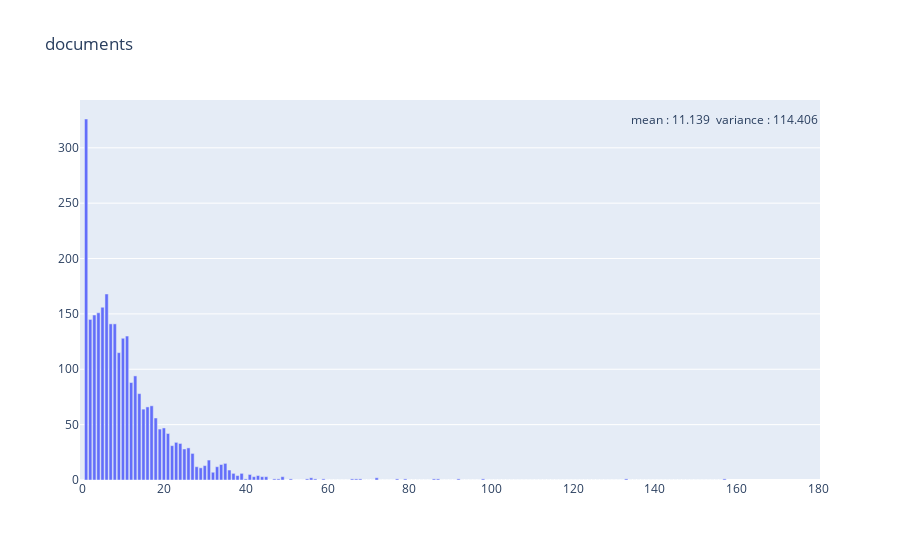
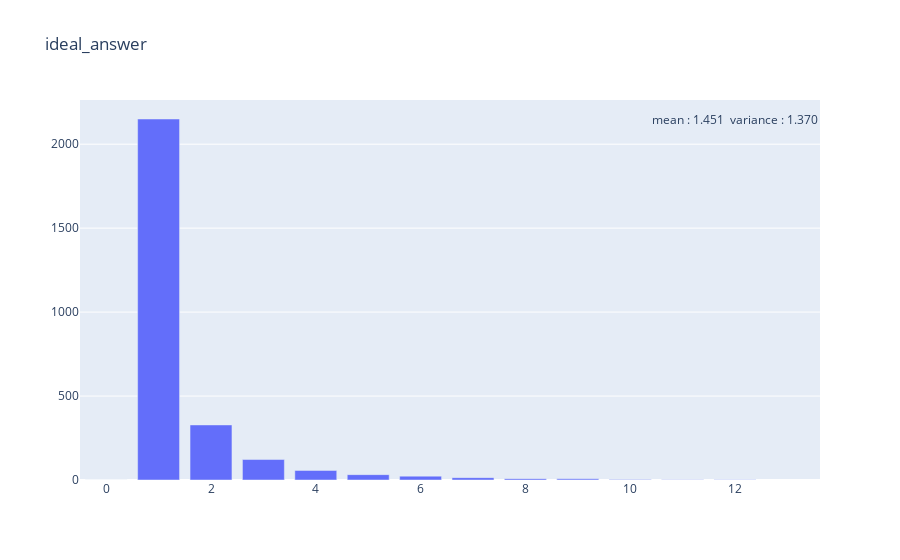
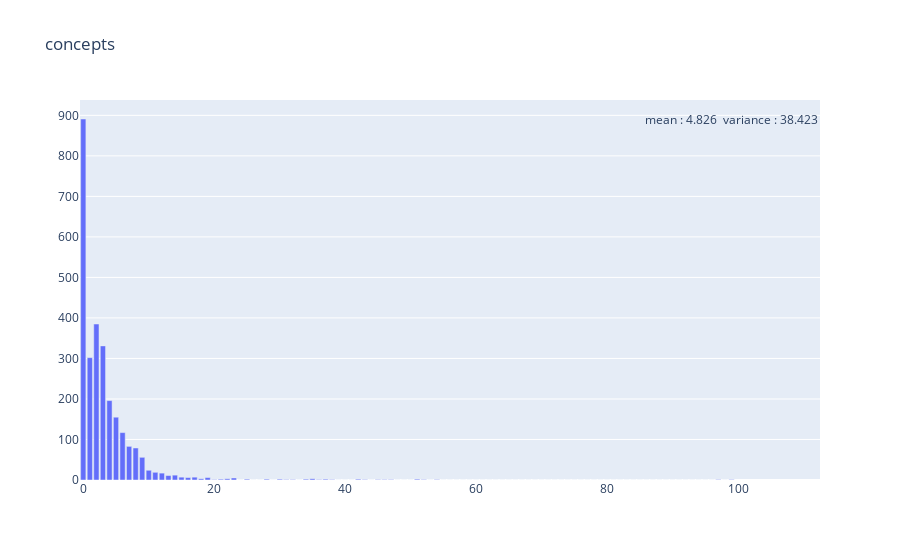
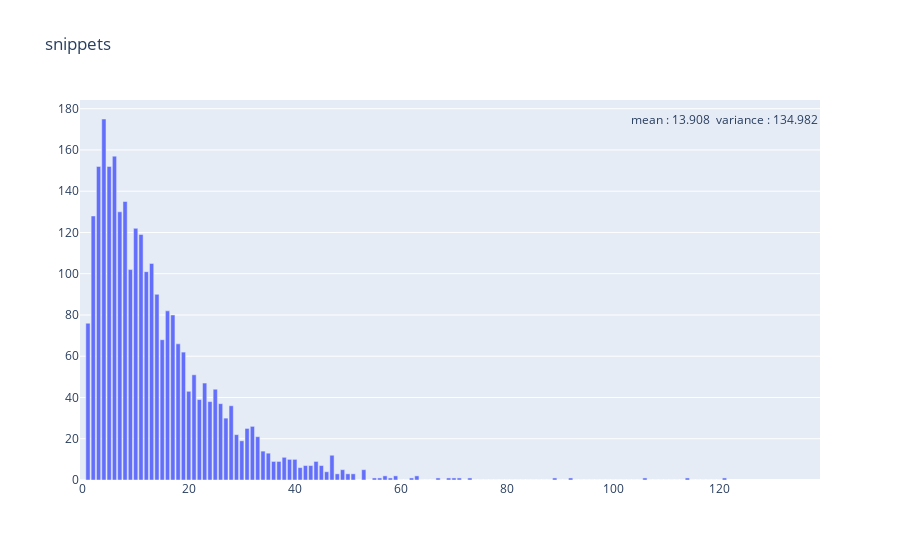

The cell these charts' notebook holds for them, in order:
### Code cell
len_q = len(qas)

for key in distribution.keys() :
    x = np.arange(0, max(distribution[key].keys()) + 1)
    y = [0] * len(x)
    y[0] = len_q - np.sum([distribution[key][idx] for idx in distribution[key].keys()])
    
    raw_list = []
    for idx in distribution[key].keys() :
        y[idx] = distribution[key][idx]
        raw_list += [idx] * y[idx]
    
    mean = np.mean(raw_list)
    var = np.var(raw_list)
    
    layout = go.Layout(
        title=key,
        annotations=[
            go.layout.Annotation(x=max(x), y=max(y), showarrow=False, text="mean : %.3f  variance : %.3f" % (mean, var))
        ]
    )

    fig = go.Figure([go.Bar(x=x, y=y)], layout=layout)

    fig.show()

### Figure 1 — Plotly figure (JSON) as saved in the notebook; plotly's stock layout.template omitted (floating-point values rounded to 4 significant figures; data arrays with more than 128 entries replaced by an {"elided": "..."} marker saying what was removed)
{"data": [{"type": "bar", "x": {"elided": "158 int values"}, "y": {"elided": "158 int values"}}], "layout": {"annotations": [{"showarrow": false, "text": "mean : 11.139  variance : 114.406", "x": 157, "y": 326}], "title": {"text": "documents"}}}

### Figure 2 — Plotly figure (JSON) as saved in the notebook; plotly's stock layout.template omitted (floating-point values rounded to 4 significant figures)
{"data": [{"type": "bar", "x": [0, 1, 2, 3, 4, 5, 6, 7, 8, 9, 10, 11, 12], "y": [0, 2150, 328, 122, 57, 32, 23, 14, 8, 7, 3, 2, 1]}], "layout": {"annotations": [{"showarrow": false, "text": "mean : 1.451  variance : 1.370", "x": 12, "y": 2150}], "title": {"text": "ideal_answer"}}}

### Figure 3 — Plotly figure (JSON) as saved in the notebook; plotly's stock layout.template omitted (floating-point values rounded to 4 significant figures)
{"data": [{"type": "bar", "x": [0, 1, 2, 3, 4, 5, 6, 7, 8, 9, 10, 11, 12, 13, 14, 15, 16, 17, 18, 19, 20, 21, 22, 23, 24, 25, 26, 27, 28, 29, 30, 31, 32, 33, 34, 35, 36, 37, 38, 39, 40, 41, 42, 43, 44, 45, 46, 47, 48, 49, 50, 51, 52, 53, 54, 55, 56, 57, 58, 59, 60, 61, 62, 63, 64, 65, 66, 67, 68, 69, 70, 71, 72, 73, 74, 75, 76, 77, 78, 79, 80, 81, 82, 83, 84, 85, 86, 87, 88, 89, 90, 91, 92, 93, 94, 95, 96, 97, 98, 99], "y": [891, 302, 385, 331, 196, 155, 117, 83, 79, 56, 24, 19, 17, 11, 12, 7, 6, 7, 3, 6, 1, 2, 3, 5, 0, 2, 0, 0, 2, 0, 2, 1, 1, 0, 2, 3, 1, 2, 1, 0, 0, 0, 2, 1, 0, 1, 1, 1, 0, 0, 0, 2, 1, 0, 1, 0, 0, 0, 0, 0, 0, 0, 0, 0, 0, 0, 0, 0, 0, 0, 0, 0, 0, 0, 0, 0, 0, 0, 0, 0, 0, 0, 0, 0, 0, 0, 0, 0, 0, 0, 0, 0, 0, 0, 0, 0, 0, 1, 0, 1]}], "layout": {"annotations": [{"showarrow": false, "text": "mean : 4.826  variance : 38.423", "x": 99, "y": 891}], "title": {"text": "concepts"}}}

### Figure 4 — Plotly figure (JSON) as saved in the notebook; plotly's stock layout.template omitted (floating-point values rounded to 4 significant figures)
{"data": [{"type": "bar", "x": [0, 1, 2, 3, 4, 5, 6, 7, 8, 9, 10, 11, 12, 13, 14, 15, 16, 17, 18, 19, 20, 21, 22, 23, 24, 25, 26, 27, 28, 29, 30, 31, 32, 33, 34, 35, 36, 37, 38, 39, 40, 41, 42, 43, 44, 45, 46, 47, 48, 49, 50, 51, 52, 53, 54, 55, 56, 57, 58, 59, 60, 61, 62, 63, 64, 65, 66, 67, 68, 69, 70, 71, 72, 73, 74, 75, 76, 77, 78, 79, 80, 81, 82, 83, 84, 85, 86, 87, 88, 89, 90, 91, 92, 93, 94, 95, 96, 97, 98, 99, 100, 101, 102, 103, 104, 105, 106, 107, 108, 109, 110, 111, 112, 113, 114, 115, 116, 117, 118, 119, 120, 121], "y": [0, 76, 128, 152, 175, 152, 157, 130, 135, 102, 122, 119, 101, 105, 90, 68, 82, 80, 66, 62, 43, 51, 39, 47, 38, 44, 37, 30, 36, 22, 19, 25, 26, 21, 14, 13, 9, 9, 11, 10, 10, 6, 7, 7, 9, 7, 4, 12, 3, 5, 3, 3, 0, 5, 0, 1, 1, 2, 1, 2, 0, 0, 1, 2, 0, 0, 0, 1, 0, 1, 1, 1, 0, 1, 0, 0, 0, 0, 0, 0, 0, 0, 0, 0, 0, 0, 0, 0, 0, 1, 0, 0, 1, 0, 0, 0, 0, 0, 0, 0, 0, 0, 0, 0, 0, 0, 1, 0, 0, 0, 0, 0, 0, 0, 1, 0, 0, 0, 0, 0, 0, 1]}], "layout": {"annotations": [{"showarrow": false, "text": "mean : 13.908  variance : 134.982", "x": 121, "y": 175}], "title": {"text": "snippets"}}}
